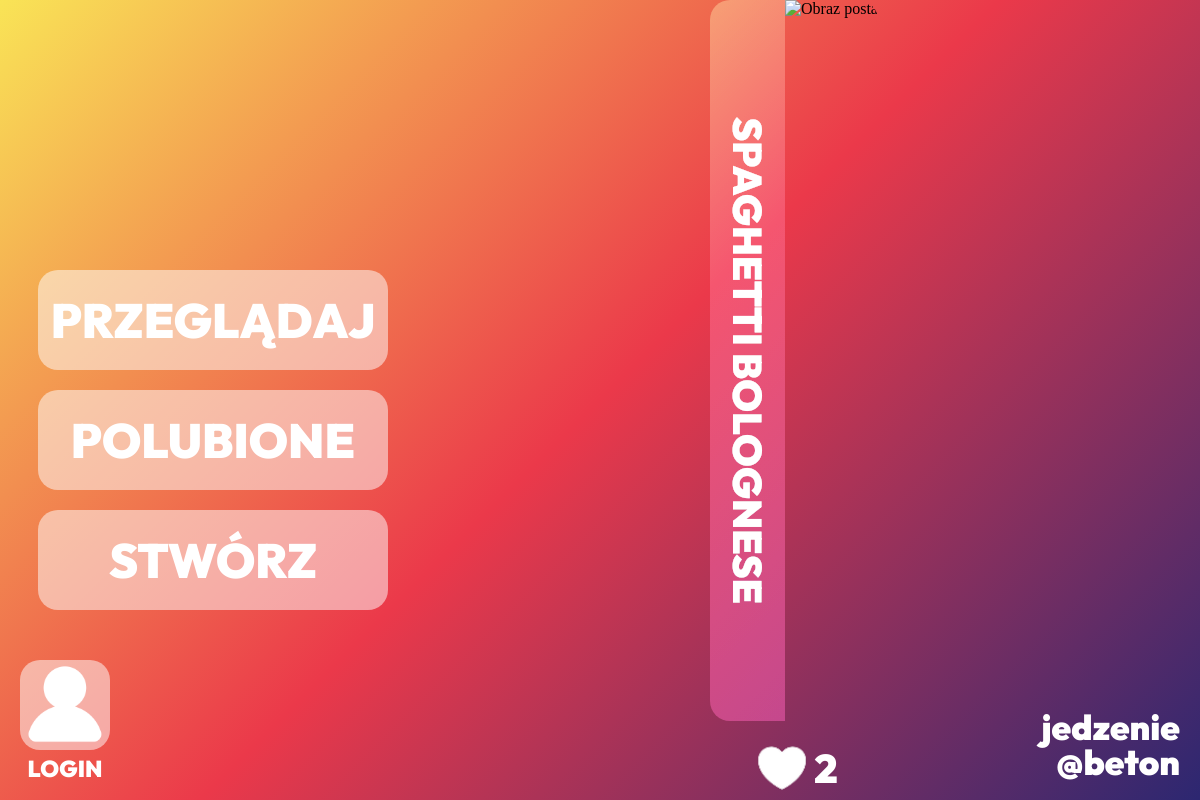
The page /post.php?id=4 on the database as committed earlier.
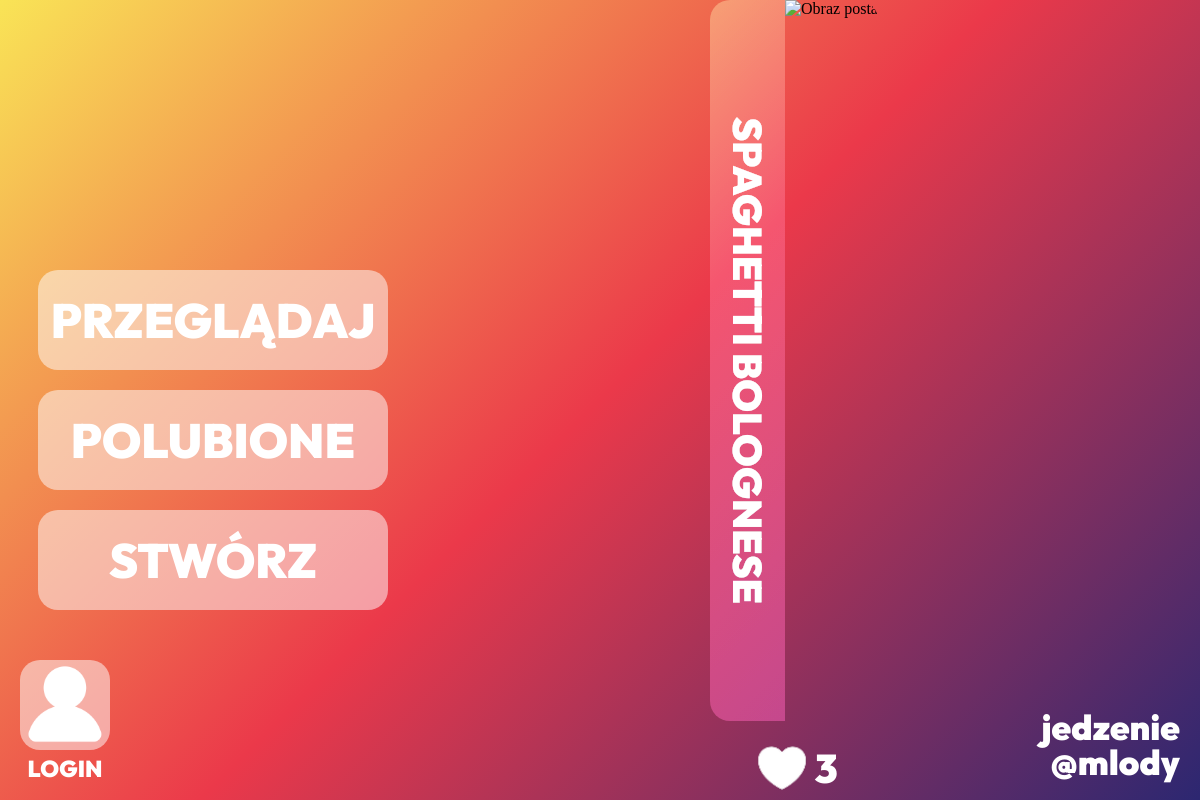
The same page on the database as committed later.
### tables this page shows
CREATE TABLE `posty` (
  `id` int(11) NOT NULL,
  `tytul` text NOT NULL,
  `zdjecie` mediumblob NOT NULL,
  `liczbaLike` int(11) NOT NULL DEFAULT 0,
  `id_autor` int(11) NOT NULL,
  `id_tag` int(11) NOT NULL
);

CREATE TABLE `tagi` (
  `id` int(11) NOT NULL,
  `nazwa` text NOT NULL
);

CREATE TABLE `users` (
  `id` int(11) NOT NULL,
  `nazwa` text NOT NULL,
  `haslo` text NOT NULL,
  `email` text NOT NULL
);

### post.php (the view, shortened to what this page needs)
<?php
$user_id = isset($_SESSION['user_id']) ? $_SESSION['user_id'] : 0;
$user_name = isset($_SESSION['user_name']) ? $_SESSION['user_name'] : null;
$id = isset($_GET['id']) ? $_GET['id'] : 0;
$servername = "localhost";
$username = "root";
$password = "";
$dbname = "projekt";
$conn = new mysqli($servername, $username, $password, $dbname);
$isLikedSql="SELECT * from polubienia where id_post=$id and id_user=$user_id;";
$isLikedResult = $conn->query($isLikedSql);
$isLiked=$isLikedResult->num_rows > 0;
$isLoggedIn=$user_id!=0;
$conn = new mysqli($servername, $username, $password, $dbname);
$sql = "SELECT tytul, zdjecie, liczbaLike, id_autor, id_tag ,users.nazwa as nazwa, tagi.nazwa as tag
        FROM posty
        JOIN users ON users.id = posty.id_autor
        JOIN tagi ON tagi.id = posty.id_tag
        WHERE posty.id = ?";
$stmt = $conn->prepare($sql);
$stmt->bind_param("i", $id);
$stmt->execute();
$result = $stmt->get_result();
$row = $result->fetch_assoc();
$imageUrl = "image.php?id=" . $id;
?>
<!DOCTYPE html>
<html lang="pl">
<head>
    <link rel="stylesheet" href="./style/post.css">
    <link rel="stylesheet" href="./style/nav.css">
</head>
<body>
    <nav>
        <section class="navButtons">
            <a class="navButton" href="./index.php">przeglądaj</a>
            <a id="liked" class="navButton" href="./liked.php">polubione</a>
            <a class="navButton" href="./addPost.php">stwórz</a>
        </section>
        <section class="accountContainer">
            <a class="loginContainer"  href="<?php if($isLoggedIn==1){echo "./user.php?id=".$user_id;}else{echo "./login.php";} ?>">
                <img id="login" src="login.svg">
                <?php if ($user_name): ?>
                    <p class="loginText"><?php echo $user_name; ?></p>
                <?php else: ?>
                    <p class="loginText">LOGIN</p>
                <?php endif; ?>
            </a>
        </section>
    </nav>
<main>
    <section class="postContainer">
        <section class="nameContainer">
            <p class="title"><?php echo htmlspecialchars($row['tytul']); ?></p>
        </section>
        <img class='mainImg' src='<?php echo $imageUrl; ?>' alt='Obraz posta'>
    </section>
    <section class="likeContainer">
        <a class="likeButton" <?php
        if ($isLoggedIn)
            {echo 'href="post.php?id='.$id.'&like='.($isLiked?2:1).'"';
            } else {echo 'onclick="openModal()"';}
        ?>>
            <?php if ($isLiked): ?>
                <img class="heart" src="./ikony/serce2.png" alt="Like">
            <?php else: ?>
                <img class="heart" src="./ikony/serce.png" alt="Like">
            <?php endif; ?>
        </a>
        <p class='likesCount'><?php echo $row['liczbaLike']; ?></p>
    </section>
    <section class="textContainer">
        <?php echo "<a href='index.php?tag=".$row['id_tag']."'>".$row['tag']."</a>" ?>
        <?php echo "<a href='user.php?id=".$row['id_autor']."'>@".$row['nazwa']."</a>" ?>
    </section>
</main>
</body>
</html>

### style/post.css (style rules this page uses)
html { width: 100%; height: 100vh; }
body { display: flex; flex-direction: row; margin:0px; width: 100%; height: 100%; background: linear-gradient(135deg, rgba(249,228,86,1) 0%, rgba(235,57,74,1) 50%, rgba(44,39,113,1) 100%); }
main { display: flex; flex-direction: column; justify-content: center; align-items: center; width: 100%; row-gap: 15px; }
.mainImg { height: 100%; }
.postContainer { display: flex; flex-direction: row; border-radius: 20px; overflow: hidden; height: 800px; }
.nameContainer { position: relative; display: flex; flex-direction: column; align-items: center; justify-content: center; width: 75px; gap: 50px; height: 100%; }
.nameContainer::before { content: ""; position: absolute; width: 100%; height: 100%; background-color: rgba(255, 255, 255,0.5); mix-blend-mode: overlay; z-index: 1; }
.title { text-transform: uppercase; white-space: nowrap; transform: rotate(90deg) translateX(0); margin: 0px; width: fit-content; color:rgb(255, 255, 255); font-family: outfit; font-weight: 900; font-size: 40px; line-height:75px; text-align: center; transition: 250ms; }
.textContainer { position: absolute; display: flex; flex-direction: column; right: 20px; bottom: 20px; color:white; font-family: outfit; font-weight: 900; font-size: 35px; text-align: right; line-height: 35px; margin:0px; }
.textContainer a { text-decoration: none; cursor: pointer; margin:0px; transition: 250ms; color:white; }
.likeContainer { display: flex; flex-direction: row; height: 64px; }
.heart { width: 64px; aspect-ratio: 1/1; }
.likesCount { margin: 0px; color:white; font-family: outfit; font-weight: 900; font-size: 40px; line-height:64px; }
.likeButton { cursor: pointer; }

### style/nav.css (style rules this page uses)
nav { margin-left: 38px; height: 100%; display: flex; flex-direction: column; align-items: center; justify-content: center; }
.navButtons { display: flex; flex-direction: column; align-items: center; justify-content: center; margin-top: 100px; gap: 20px; margin-bottom: 20px; }
.navButton { width: 350px; height: 100px; line-height: 100px; border-radius: 20px; background-color: rgba(255, 255, 255, 0.5); vertical-align: middle; font-family: outfit; font-size: 48px; font-weight: 900; text-decoration: none; color:rgb(255, 255, 255); text-transform: uppercase; text-align: center; transition: 250ms; }
.loginContainer { display: flex; flex-direction: column; align-items: center; cursor: pointer; text-decoration: none; }
#login { width: 90px; height:90px; background-color: rgba(255, 255, 255, 0.5); border-radius: 20px; transition: 250ms; }
.loginText { margin:0px; margin-top: 7px; color:white; font-family: outfit; font-weight: 900; font-size: 23px; text-align: center; line-height: 23px; }
.accountContainer { position: absolute; bottom: 20px; left: 20px; gap: 20px; display: flex; align-items: start; justify-content: center; }

Rows that differ between the two databases and show on the page:
changed posty "SPAGHETTI BOLOGNESE": liczbaLike "2" → "3"; users.nazwa "beton" → "mlody"
